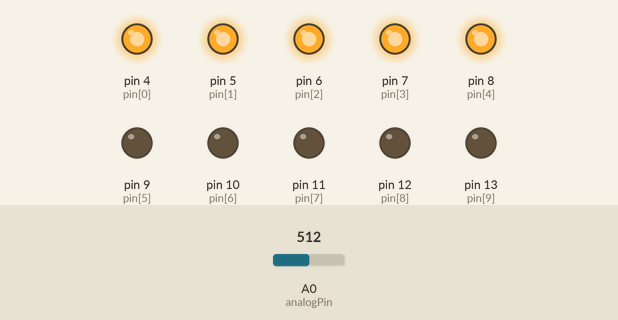
Recording of a sketch running on a simulated Arduino Uno, built with avr-gcc and run on an emulated ATmega328P. Parts: output pins drawn as LEDs (lit = HIGH). Inputs (shaded band) come from the test bench; at power-on: A0 (analogPin) = 512.

Above: at 1.2 s.
1.3 s: A0 (analogPin) set to 556
2.8 s: A0 (analogPin) set to 584
At 4.0 s:
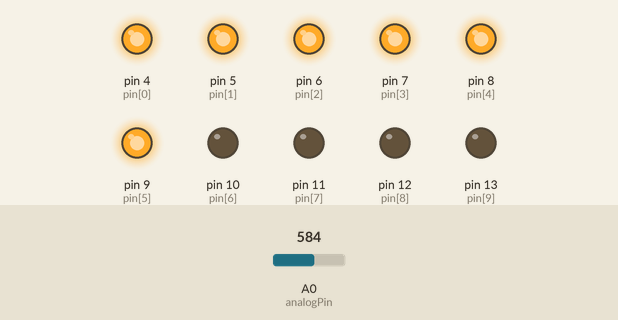
4.3 s: A0 (analogPin) set to 716
At 5.3 s:
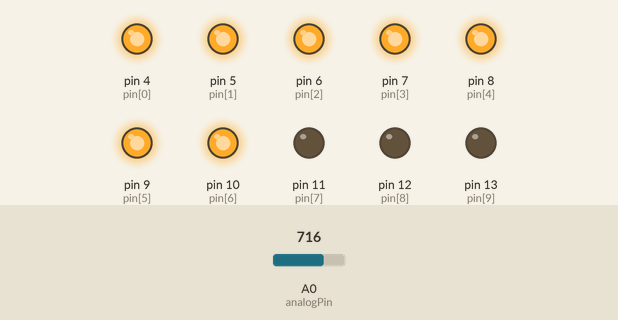
5.8 s: A0 (analogPin) set to 788
7.3 s: A0 (analogPin) set to 806
At 8.5 s:
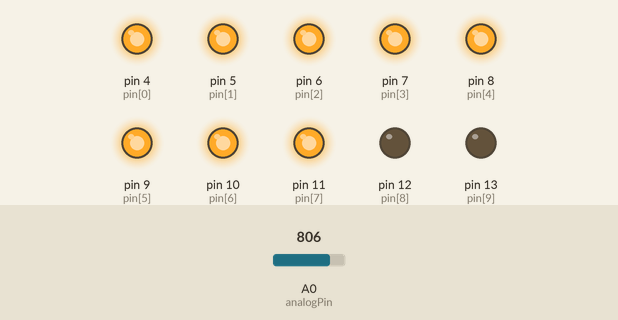
8.8 s: A0 (analogPin) set to 511
At 9.9 s:
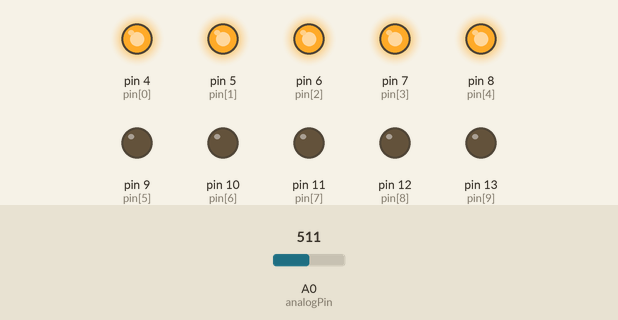
Timing chart, 0 to 11.3 s (numbered marks = the images above; inputs shaded):
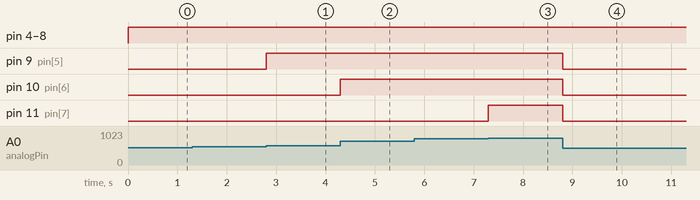

The sketch:

Licht_Sensor.ino
```cpp
int pin[] = {4, 5, 6, 7, 8, 9, 10, 11, 12, 13};  // Pin-Array
int analogPin = A0; // Pin des analogen Eingangs

// Funktion zur Steuerung der LEDs
void steuereLEDs(int wert){
  int bargraphWert = map(wert, 0, 1023, 0, 9);
  for(int i = 0; i < 10; i++)
    digitalWrite(pin[i], (bargraphWert >= i)?HIGH:LOW);
}

void setup(){
  for(int i = 0; i < 10; i++)
    pinMode(pin[i], OUTPUT);  // Alle Pins Ausgänge
}

void loop(){
  steuereLEDs(analogRead(analogPin));
}
```

Measured:
- the behaviour switches between 568 and 569 on A0 (analogPin) (found by bisection; images 0 and 1)
- the behaviour switches between 795 and 796 on A0 (analogPin) (found by bisection; images 2 and 3)
- after the input at 1.3 s, every drawn part: stays the same
- after the input at 2.8 s, pin 9 (pin[5]): LOW → HIGH at once
- after the input at 4.3 s, pin 10 (pin[6]): LOW → HIGH at once
- after the input at 5.8 s, every drawn part: stays the same
- after the input at 7.3 s, pin 11 (pin[7]): LOW → HIGH at once
- after the input at 8.8 s, pin 9 (pin[5]), pin 10 (pin[6]), pin 11 (pin[7]): HIGH → LOW at once
